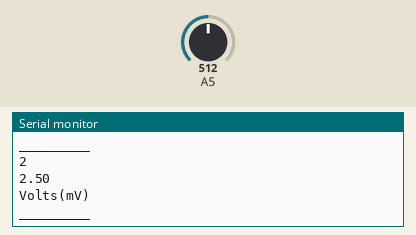
Simulated run of this sketch. Board: Arduino Uno, built with avr-gcc and run on an emulated ATmega328P. Shown: the last lines printed to the serial monitor. The inputs (shaded band) are chosen by the test bench; at power-on: A5 = 512.

Above: at 2.3 s.
2.4 s: A5 set to 716
At 4.2 s:
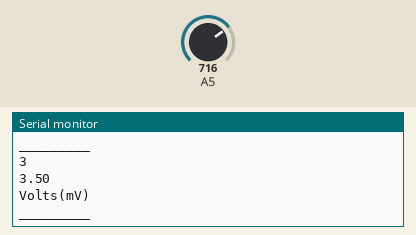
4.5 s: A5 set to 900
At 5.5 s:
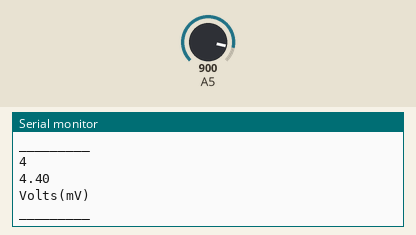
Timing chart, 0 to 7.5 s (numbered marks = the images above; inputs shaded):
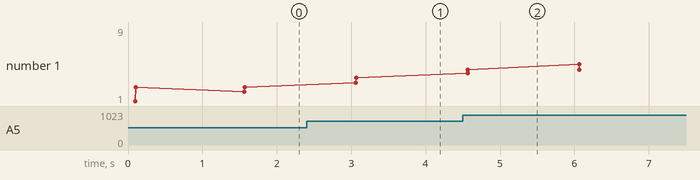

Measured:
- after the input at 2.4 s, the serial monitor: prints a new line after 0.67 s (image 1)
- after the input at 4.5 s, the serial monitor: prints a new line after 0.07 s (image 2)
- plotted number 1: 2.5 → 3.5 after the input at 2.4 s, 3.5 → 4.4 after the input at 4.5 s

The sketch:

Chad_Analog_Input_Voltage_1.20.ino
```cpp
/*
  Read Analog Voltage

  Reads an analog input voltage on pin A5 & common ground, converts it to voltage,
  and prints the result to the Serial Monitor.
  Attach the center pin of a potentiometer to pin A0, and the outside pins to +5V and ground.
  Includes a Loop Command for future use
  // Indicates Notes & Compiler Does Not Include
  ;  Semi Colon After Each Command

  Chad J. Stoltzmann 04-08-2015
*/

  // The setup routine Runs once when you press Reset:

  int Counter =0; //Simple Counter Loop (See Below to Close Loop)
  void setup() {  //Needed in all Code!

  // Initialize serial communication at 9600 bits per second

  Serial.begin(9600); //BAUD Rate
  Serial.println("*****Upload to Micro-Controller Complete*****"); //Text
  Serial.println("*****Reading Device Analog Voltage Input*****"); //Text
}

  // The loop routine runs over and over again forever:

  void loop() {  //Needed in all Code
  int sensorValue = analogRead(A5);  // Read Input V on Analog Pin (A5) and Ground on UNO R.3

  // Convert the Analog Reading (which goes from 0.00 - 1023) to a voltage (0.01 - 1V):

  float Voltage_mV = sensorValue * (5.0 / 1023); // Voltage Adjustments

  Serial.println(Counter = Counter + 1);  //Simple Counter Loop Adjust (1) with Integers
  Serial.println(Voltage_mV);     //Input Voltage Value
  Serial.println("Volts(mV)");    //Text
  Serial.println("_________");    //Text
  delay(1500);                    //Delay(ms)
 }
```
